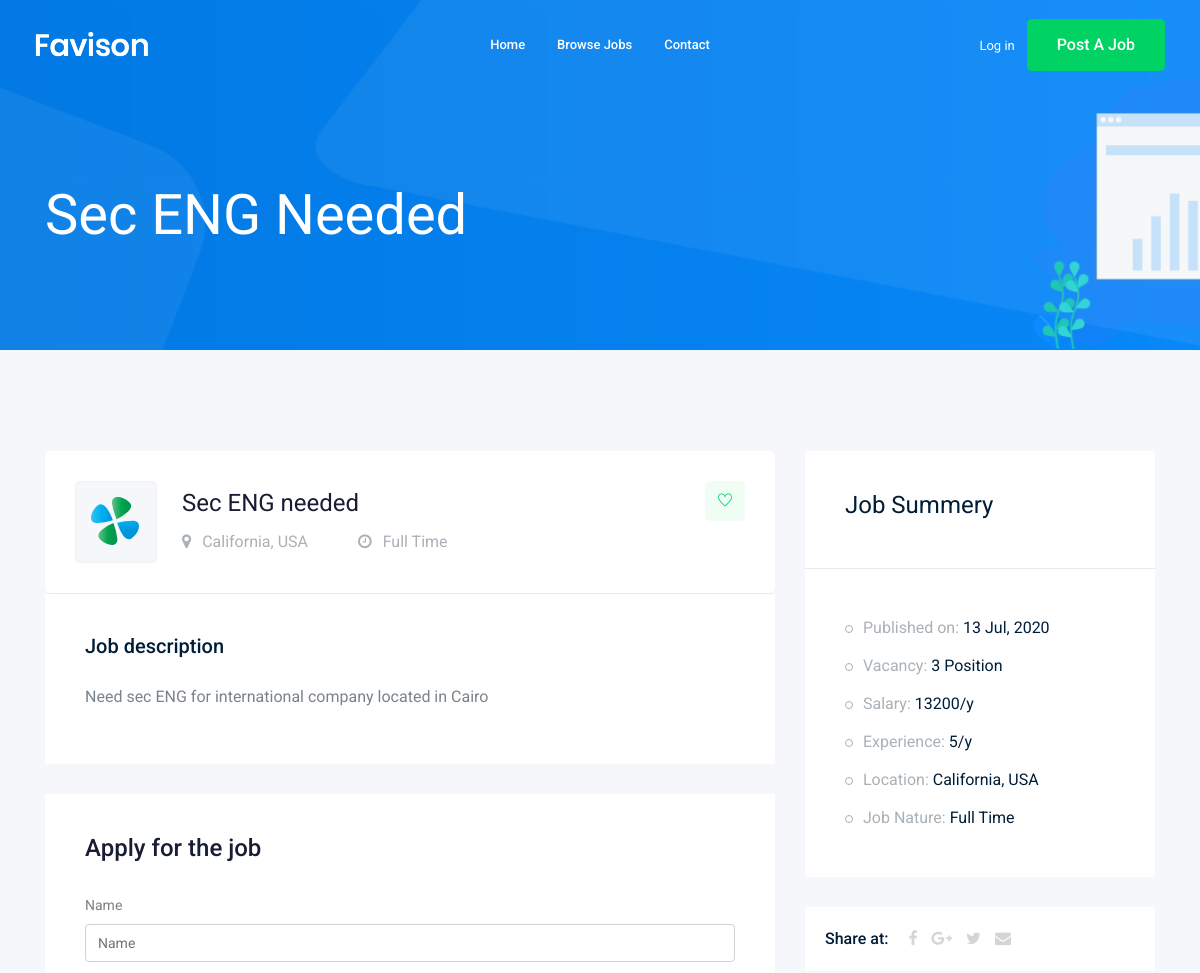
The app's page /jobs/sec-eng-needed (upper part), older data.
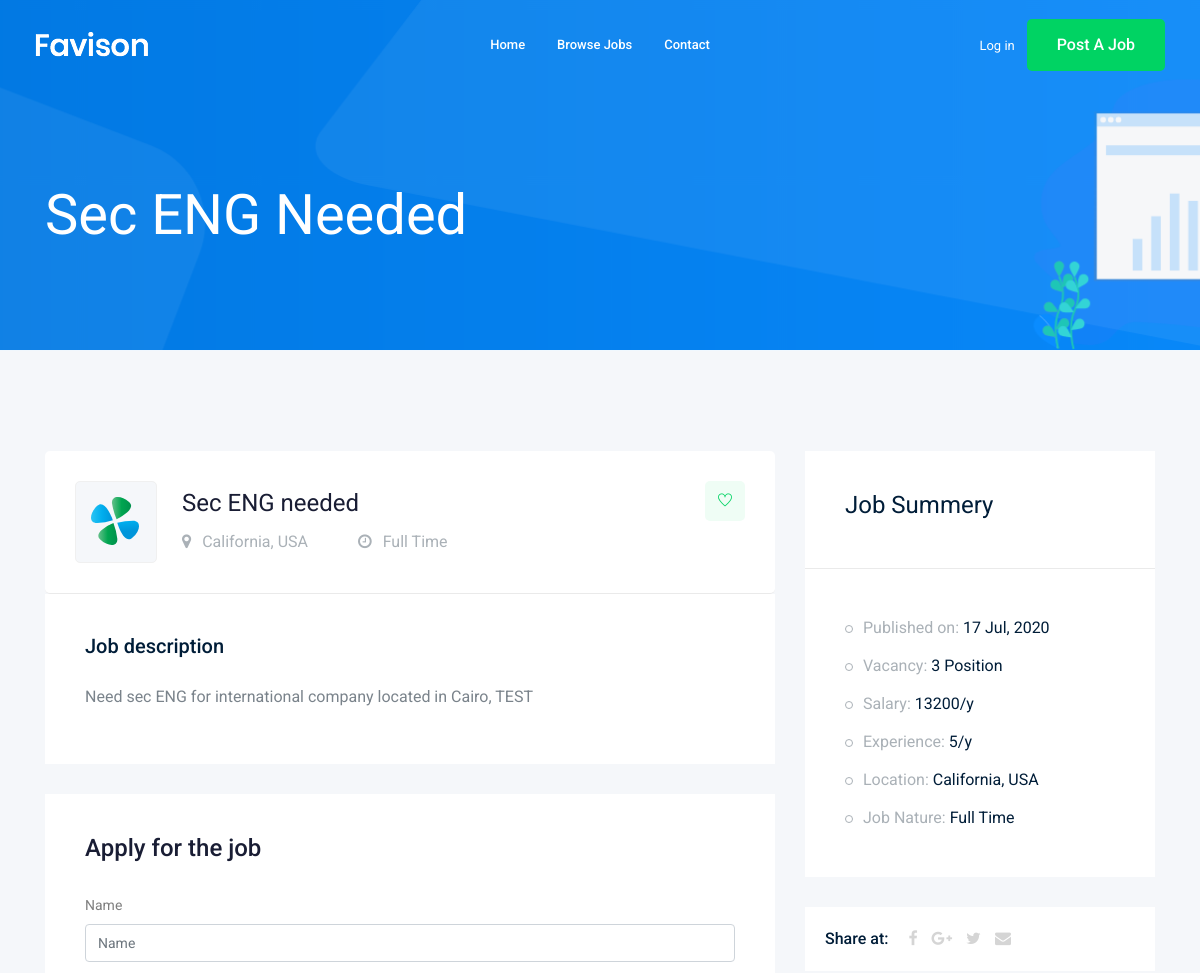
The same page, newer data.
### job/models.py (models this page shows, shortened)
class Job(models.Model):#Table
    owner = models.ForeignKey(User, related_name="job_owner", on_delete=models.CASCADE)
    title = models.CharField(max_length=100)#column
    job_type = models.CharField(max_length=15,choices=JOB_TYPE)
    description = models.TextField(max_length=1000)
    published_at = models.DateTimeField(auto_now=True)
    vacancy = models.IntegerField(default=1)
    salary = models.IntegerField(default=0)
    experience = models.IntegerField(default=1)
    category = models.ForeignKey('Category',on_delete=models.CASCADE)
    image = models.ImageField(upload_to=image_upload)
    slug = models.SlugField(blank=True,null=True)

### job/views.py (the view)
# urls.py: path('<str:slug>',views.job_detail,name='job_detail'),
def job_detail(request,slug):
    job_detail = Job.objects.get(slug=slug)
    if request.method == 'POST':
        form = ApplyForm(request.POST,request.FILES)
        if form.is_valid():
            myform = form.save(commit=False)
            myform.job=job_detail
            myform.save()
    else:
        form = ApplyForm()
    context = {'job':job_detail,'form':form}
    return render(request,'job/job_detail.html',context)

### job/form.py
class ApplyForm(forms.ModelForm):
    class Meta:
        model = Apply
        fields = ['name','email','website','cv','cover_letter']

### job/templates/job/job_detail.html (shortened to what this page needs)
{% extends 'base.html' %}
{% load bootstrap4 %}
{% block body %}
    <div class="bradcam_area bradcam_bg_1">
        <div class="container">
            <div class="row">
                <div class="col-xl-12">
                    <div class="bradcam_text">
                        <h3>{{job.title}}</h3>
                    </div>
                </div>
            </div>
        </div>
    </div>
    <div class="job_details_area">
        <div class="container">
            <div class="row">
                <div class="col-lg-8">
                    <div class="job_details_header">
                        <div class="single_jobs white-bg d-flex justify-content-between">
                            <div class="jobs_left d-flex align-items-center">
                                <div class="thumb">
                                    <img src="img/svg_icon/1.svg" alt="">
                                </div>
                                <div class="jobs_conetent">
                                    <a href="#"><h4>{{job.title}}</h4></a>
                                    <div class="links_locat d-flex align-items-center">
                                        <div class="location">
                                            <p> <i class="fa fa-map-marker"></i> California, USA</p>
                                        </div>
                                        <div class="location">
                                            <p> <i class="fa fa-clock-o"></i> {{job.job_type}}</p>
                                        </div>
                                    </div>
                                </div>
                            </div>
                            <div class="jobs_right">
                                <div class="apply_now">
                                    <a class="heart_mark" href="#"> <i class="ti-heart"></i> </a>
                                </div>
                            </div>
                        </div>
                    </div>
                    <div class="descript_wrap white-bg">
                        <div class="single_wrap">
                            <h4>Job description</h4>
                            <p>{{job.description}}</p>
                        </div>
                    </div>
                    <div class="apply_job_form white-bg">
                        <h4>Apply for the job</h4>
                        <form method="POST" enctype="multipart/form-data">
                            {% bootstrap_form form %}
                        </form>
                    </div>
                </div>
                <div class="col-lg-4">
                    <div class="job_sumary">
                        <div class="summery_header">
                            <h3>Job Summery</h3>
                        </div>
                        <div class="job_content">
                            <ul>
                                <li>Published on: <span>{{ job.published_at|date:'d M, Y'}}</span></li>
                                <li>Vacancy: <span>{{job.vacancy}} Position</span></li>
                                <li>Salary: <span>{{job.salary}}/y</span></li>
                                <li>Experience: <span>{{job.experience}}/y</span></li>
                                <li>Location: <span>California, USA</span></li>
                                <li>Job Nature: <span> {{job.job_type}}</span></li>
                            </ul>
                        </div>
                    </div>
                    <div class="share_wrap d-flex">
                        <span>Share at:</span>
                        <ul>
                            <li><a href="#"> <i class="fa fa-facebook"></i></a> </li>
                            <li><a href="#"> <i class="fa fa-google-plus"></i></a> </li>
                            <li><a href="#"> <i class="fa fa-twitter"></i></a> </li>
                            <li><a href="#"> <i class="fa fa-envelope"></i></a> </li>
                        </ul>
                    </div>
                </div>
            </div>
        </div>
    </div>
{% endblock body %}

Row changes from the older to the newer data that the page shows:
changed Job "Sec ENG Needed": description "Need sec ENG for international company located in Cairo" → "Need sec ENG for international company located in Cairo, TEST"; published_at "13 Jul, 2020" → "17 Jul, 2020"
